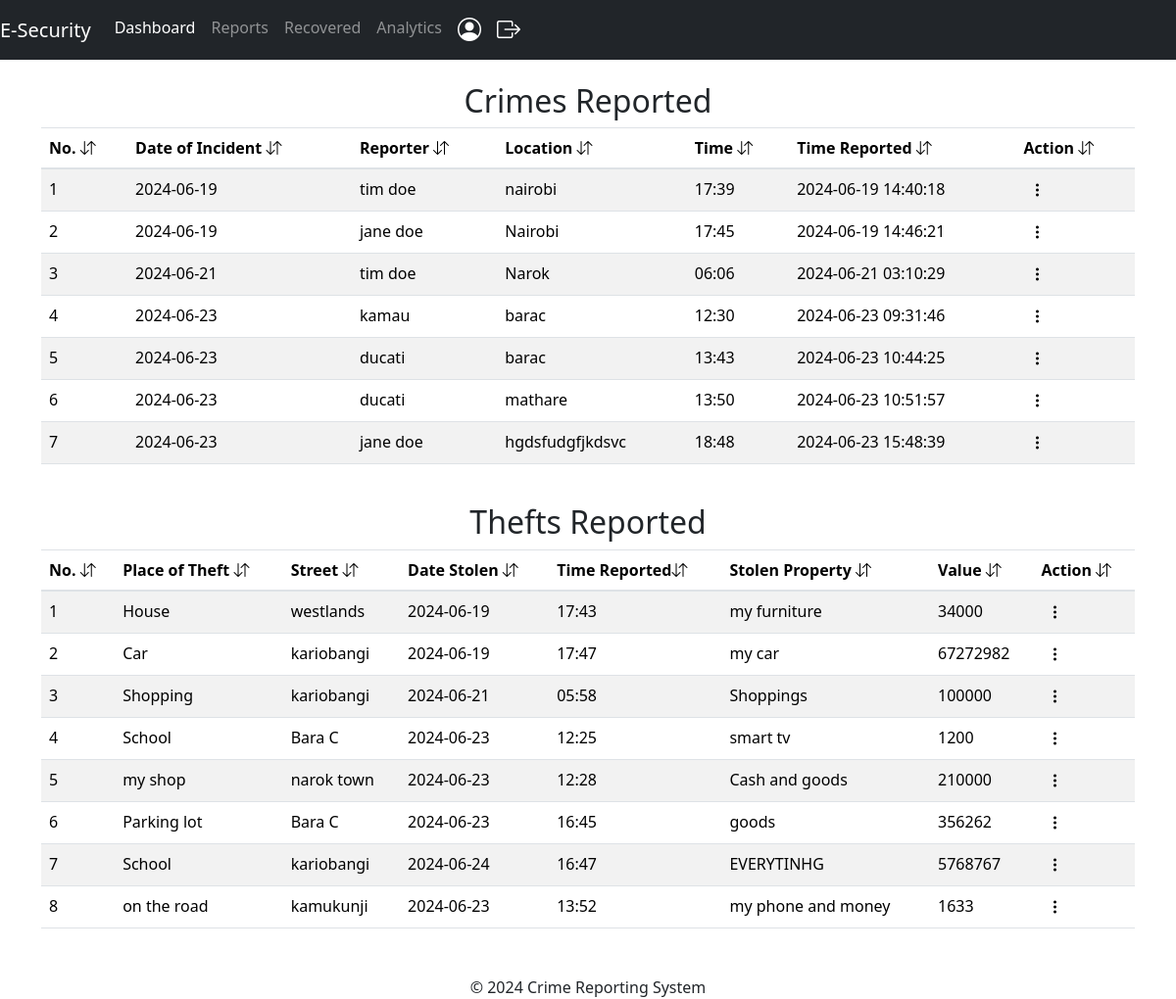
Screenshot of /admin/reports with the database file from the repository.
### app/posts/models.py (models this page shows)
class Crime(db.Model, UserMixin):
    crime_id = db.Column(db.Integer, primary_key=True)
    date_of_incident = db.Column(db.String(10), nullable=False)
    issued_by = db.Column(db.String(20), nullable=True)
    time_of_incident = db.Column(db.String(10), nullable=False)
    incident_location = db.Column(db.Text, nullable=False)
    incident_nature = db.Column(db.Text, nullable=False)
    incident_details = db.Column(db.Text, nullable=False)
    suspect_details = db.Column(db.Text, nullable=False)
    arrest_history = db.Column(db.Text, nullable=False)
    suspect_name = db.Column(db.String(10))
    comments = db.Column(db.Text)
    file_upload = db.Column(db.LargeBinary)
    date_received = db.Column(db.DateTime, nullable=False, default=func.now())
    reporter_id = db.Column(db.Integer, db.ForeignKey('user.id'))

class Theft(db.Model, UserMixin):
    theft_id = db.Column(db.Integer, primary_key=True)
    place_of_theft = db.Column(db.String(50), nullable=False)
    street_address = db.Column(db.String(30), nullable=False)
    city = db.Column(db.String(10), nullable=False)
    date_of_theft = db.Column(db.String(10), nullable=False)
    reported_by = db.Column(db.String(10), nullable=True)
    phone_number = db.Column(db.String(10), nullable=False)
    value = db.Column(db.Integer, nullable=False)
    time_of_theft = db.Column(db.String(10), nullable=False)
    stolen_property = db.Column(db.Text, nullable=False)
    description = db.Column(db.Text, nullable=False)
    status = db.Column(db.String(10), nullable=True)
    date_received = db.Column(db.DateTime, nullable=False, default=func.now())
    victim_id = db.Column(db.Integer, db.ForeignKey('user.id'))

### app/admins/routes.py (the view)
@admins.route('/admin/reports')
def reports():
    crimes = Crime.query.all()
    thefts = Theft.query.all()
    return render_template('admin/reports.html', title='Reports Dashboard', crimes=crimes, thefts=thefts)

### app/templates/admin/reports.html (shortened to what this page needs)
{% extends 'admin/layout.html' %}
{% block content %}
<div class="container">
  <table class="table table-striped table-hover">
    <h2 style="text-align: center;">Crimes Reported</h2>
    <thead>
        <tr>
            <th scope="col">No. <i class="bi bi-arrow-down-up"></i></th>
            <th scope="col">Date of Incident <i class="bi bi-arrow-down-up"></i></th>
            <th scope="col">Reporter <i class="bi bi-arrow-down-up"></i></th>
            <th scope="col">Location <i class="bi bi-arrow-down-up"></i></th>
            <th scope="col">Time <i class="bi bi-arrow-down-up"></i></th>
            <th scope="col">Time Reported <i class="bi bi-arrow-down-up"></i></th>
            <th scope="col">Action <i class="bi bi-arrow-down-up"></i></th>
        </tr>
    </thead>
    <tbody>
        {% for crime in crimes %}
            <tr>
                <td>{{ loop.index }}</td>
                <td>{{ crime.date_of_incident }}</td>
                <td>{{ crime.issued_by }}</td>
                <td>{{ crime.incident_location }}</td>
                <td>{{ crime.time_of_incident }}</td>
                <td>{{ crime.date_received }}</td>
                <td>
                    <button class="three-dots-btn" onclick="crimeDetails('{{ crime.crime_id }}')">
                        <i class="bi bi-three-dots-vertical"></i>
                    </button>
                </td>
            </tr>
        {% endfor %}
    </tbody>
  </table>
  <table class="table table-striped table-hover">
    <h2 style="text-align: center;">Thefts Reported</h2>
    <thead>
        <tr>
            <th scope="col">No. <i class="bi bi-arrow-down-up"></i></th>
            <th scope="col">Place of Theft <i class="bi bi-arrow-down-up"></i></th>
            <th scope="col">Street <i class="bi bi-arrow-down-up"></i></th>
            <th scope="col">Date Stolen <i class="bi bi-arrow-down-up"></i></th>
            <th scope="col">Time Reported<i class="bi bi-arrow-down-up"></i></th>
            <th scope="col">Stolen Property <i class="bi bi-arrow-down-up"></i></th>
            <th scope="col">Value <i class="bi bi-arrow-down-up"></i></th>
            <th scope="col">Action <i class="bi bi-arrow-down-up"></i></th>
        </tr>
    </thead>
    <tbody>
        {% for theft in thefts %}
            <tr>
                <td>{{ loop.index }}</td>
                <td>{{ theft.place_of_theft }}</td>
                <td>{{ theft.street_address }}</td>
                <td>{{ theft.date_of_theft }}</td>
                <td>{{ theft.time_of_theft }}</td>
                <td>{{ theft.stolen_property }}</td>
                <td>{{ theft.value }}</td>
                <td>
                    <button class="three-dots-btn" onclick="theftDetails('{{ theft.theft_id }}')">
                        <i class="bi bi-three-dots-vertical"></i>
                    </button>
                </td>
            </tr>
        {% endfor %}
    </tbody>
  </table>
</div>
{% endblock content %}

### app/templates/admin/layout.html (shortened to what this page needs)
<!DOCTYPE html>
<html lang="en">
<head>
  <link rel="stylesheet" href="https://cdn.jsdelivr.net/npm/bootstrap-icons@1.11.3/font/bootstrap-icons.min.css" />
  <link href="https://stackpath.bootstrapcdn.com/bootstrap/4.5.2/css/bootstrap.min.css" rel="stylesheet">
  <link href="https://cdn.jsdelivr.net/npm/bootstrap@5.3.3/dist/css/bootstrap.min.css" rel="stylesheet" />
</head>
<body>
  <nav class="navbar navbar-expand-md navbar-dark bg-dark fixed-top">
    <a class="navbar-brand nav-link active" href="{{ url_for('main.home_page') }}">E-Security </a>
    <div class="collapse navbar-collapse" id="navbarSupportedContent">
        <ul class="navbar-nav me-auto mb-2 mb-lg-0">
          <li class="new-item active">
            <a class="nav-link" href="{{ url_for('admins.adminDashboard') }}">Dashboard</a>
          </li>
          <li class="new-item">
            <a class="nav-link" href="{{ url_for('admins.reports') }}">Reports</a>
          </li>
          <li>
            <a class="nav-link" href="{{ url_for('admins.reportStatus') }}">Recovered</a>
          </li>
          <li>
            <a class="nav-link" href="{{ url_for('admins.analytics') }}">Analytics</a>
          </li>
          <ul class="navbar-nav ms-auto">
            <li>
              <a class="nav-link" href="{{ url_for('admins.adminChangePassword') }}"><i class="bi bi-person-circle h4" style="color: white;"></i></a>
            </li>
            <li>
              <a class="nav-link" href="{{ url_for('admins.adminLogout') }}"><i class="bi bi-box-arrow-right h4" style="color: white;"></i></a>
            </li>
          </ul>
        </ul>
    </div>
</nav>
<br>
  {% block content %} {% endblock content %}
  <footer class="text-center mt-5">
    <p>&copy; 2024 Crime Reporting System</p>
  </footer>
</body>
</html>

### app/templates/admin/layout.html (style rules this page uses)
html,body { height: 100%; width: 100%; padding-top: 30px; }

### app/templates/admin/reports.html (style rules this page uses)
.three-dots-btn { background: none; border: none; cursor: pointer; }

### rows the page displays
Crime: date_of_incident "2024-06-19", issued_by "tim doe", incident_location "nairobi", time_of_incident "17:39", date_received "2024-06-19 14:40:18"
Crime: date_of_incident "2024-06-19", issued_by "jane doe", incident_location "Nairobi", time_of_incident "17:45", date_received "2024-06-19 14:46:21"
Crime: date_of_incident "2024-06-21", issued_by "tim doe", incident_location "Narok", time_of_incident "06:06", date_received "2024-06-21 03:10:29"
Crime: date_of_incident "2024-06-23", issued_by "kamau", incident_location "barac", time_of_incident "12:30", date_received "2024-06-23 09:31:46"
Crime: date_of_incident "2024-06-23", issued_by "ducati", incident_location "barac", time_of_incident "13:43", date_received "2024-06-23 10:44:25"
Crime: date_of_incident "2024-06-23", issued_by "ducati", incident_location "mathare", time_of_incident "13:50", date_received "2024-06-23 10:51:57"
Crime: date_of_incident "2024-06-23", issued_by "jane doe", incident_location "hgdsfudgfjkdsvc", time_of_incident "18:48", date_received "2024-06-23 15:48:39"
Theft: place_of_theft "House", street_address "westlands", date_of_theft "2024-06-19", time_of_theft "17:43", stolen_property "my furniture", value "34000"
Theft: place_of_theft "Car", street_address "kariobangi", date_of_theft "2024-06-19", time_of_theft "17:47", stolen_property "my car", value "67272982"
Theft: place_of_theft "Shopping", street_address "kariobangi", date_of_theft "2024-06-21", time_of_theft "05:58", stolen_property "Shoppings", value "100000"
Theft: place_of_theft "School", street_address "Bara C", date_of_theft "2024-06-23", time_of_theft "12:25", stolen_property "smart tv", value "1200"
Theft: place_of_theft "my shop", street_address "narok town", date_of_theft "2024-06-23", time_of_theft "12:28", stolen_property "Cash and goods", value "210000"
Theft: place_of_theft "Parking lot", street_address "Bara C", date_of_theft "2024-06-23", time_of_theft "16:45", stolen_property "goods", value "356262"
Theft: place_of_theft "School", street_address "kariobangi", date_of_theft "2024-06-24", time_of_theft "16:47", stolen_property "EVERYTINHG", value "5768767"
Theft: place_of_theft "on the road", street_address "kamukunji", date_of_theft "2024-06-23", time_of_theft "13:52", stolen_property "my phone and money", value "1633"
